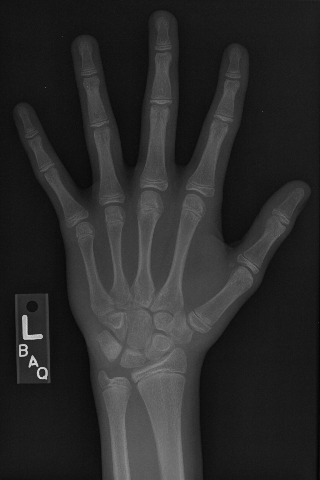
#> input picture snapshot/hand.png, 320 x 480 px
$ jupyter execute '6.Biomedical Analysis.ipynb'   (shell and % lines are left out)
#> lines starting #> are read from the running program, lines starting #| are printed output that depends on the picture; after the words box and inside, x2 and y2 are one past the last pixel; in counts of white or black regions, pixels touching at a corner belong together
# 6.Biomedical Analysis

[cell 1]
import matplotlib.pyplot as plt
import numpy as np
import pandas as pd
import imageio

[cell 2]
im = imageio.imread('snapshot/hand.png').astype('float64')
#> im: shape (480, 320) float64; min 3, max 224, mean 42

[cell 3]
print('Data type:', im.dtype)
#| Data type: float64
print('Min. value:', im.min())
#| Min. value: 3.0
print('Max value:', im.max())
#| Max value: 224.0

# Plot the grayscale image
plt.imshow(im, vmin=0, vmax=255, cmap='gray')
plt.colorbar()
plt.axis('off')
plt.tight_layout()
plt.show()
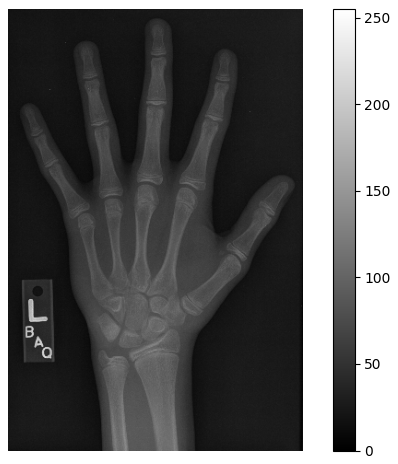
#> figure drawn by matplotlib, 2 panels

[cell 4]
import scipy.ndimage as ndi
hist = ndi.histogram(im, min=0, max=255, bins=256)
#> hist = 256 values, max 7684 at index 20, min 0 at index 0, mean 600
cdf = hist.cumsum() / hist.sum()
#> cdf = 256 values from 0 to 1
fig, axes = plt.subplots(2,1, sharex=True)
axes[0].plot(hist, label='Histogram')
axes[0].axvline(35,c="g")
axes[1].plot(cdf, label='CDF')
axes[1].axvline(35,c="g")
# plt.axis('off')
plt.tight_layout()
plt.show()
#> figure, not shown here; panel 2: curve peaks at x = 224, y = 1

[cell 5]
print(im.shape)
#| (480, 320)

[cell 6]
# Create skin and bone masks
mask_bone = im >= 75
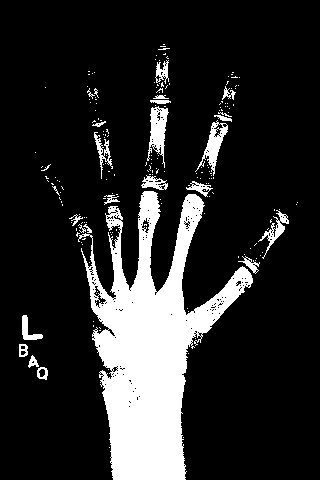
#> mask_bone: shape (480, 320) bool; 16.2% white; 193 white regions (169 under 20 px), largest, box (x1, y1, x2, y2) and area: (78, 191, 253, 480) 21130, (147, 106, 169, 168) 664, (195, 120, 228, 176) 572
mask_skin = (im >= 45) & (im < 75)
#> mask_skin: shape (480, 320) bool; 19.5% white; 261 white regions (256 under 20 px), largest, box (x1, y1, x2, y2) and area: (18, 12, 310, 480) 28493, (15, 294, 51, 384) 844, (94, 286, 106, 308) 82, (142, 218, 149, 233) 51, (184, 221, 190, 229) 20

# Plot the masks
fig, axes = plt.subplots(1,2)
axes[0].imshow(mask_skin, cmap='gray')
axes[1].imshow(mask_bone, cmap='gray')
plt.tight_layout()
plt.show()

[cell 7]
mask_bone = im >= 70
#> mask_bone: shape (480, 320) bool; 19.1% white; 175 white regions (156 under 20 px), largest, box (x1, y1, x2, y2) and area: (76, 190, 253, 480) 23266, (186, 80, 236, 197) 1485, (140, 105, 169, 191) 1298
im_bone = np.where(mask_bone, im, 0)
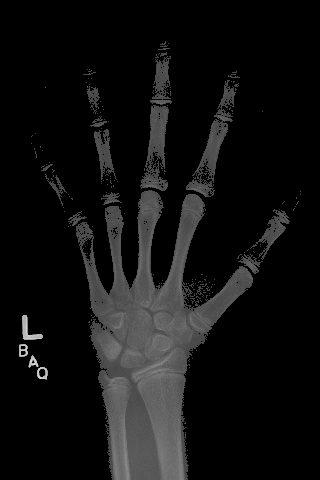
#> im_bone: shape (480, 320) float64; min 0, max 224, mean 17.1
hist = ndi.histogram(im_bone, min=1, max=255, bins=255)
#> hist = 255 values, max 995 at index 70, min 0 at index 0, mean 115.2
cdf = hist.cumsum() / hist.sum()
#> cdf = 255 values from 0 to 1
fig, axes = plt.subplots(3,1,figsize=(8,8))
axes[0].imshow(im_bone, cmap='gray')
axes[1].plot(hist)
axes[2].plot(cdf)
plt.tight_layout()
plt.show()
#> figure, not shown here; panel 2: curve peaks at x = 70, y = 995; panel 3: curve peaks at x = 223, y = 1

[cell 8]
mask_bone = im >= 70
mask_dilate = ndi.binary_dilation(mask_bone, iterations=5)
#> mask_dilate: shape (480, 320) bool; 30.1% white; 5 white regions, box (x1, y1, x2, y2) and area: (36, 36, 306, 480) 44226, (14, 310, 53, 385) 1530, (26, 128, 48, 163) 379, (40, 82, 51, 93) 61, (257, 106, 268, 117) 61
mask_closed = ndi.binary_closing(mask_bone, iterations=5)
#> mask_closed: shape (480, 320) bool; 21.4% white; 17 white regions (13 under 20 px), largest, box (x1, y1, x2, y2) and area: (68, 41, 290, 475) 31761, (19, 315, 48, 380) 650, (41, 162, 73, 206) 388, (34, 146, 43, 158) 47

fig, axes = plt.subplots(1,3)
axes[0].imshow(mask_bone, cmap='gray')
axes[1].imshow(mask_dilate, cmap='gray')
axes[2].imshow(mask_closed, cmap='gray')
plt.tight_layout()
plt.show()

[cell 9]
weights = [[0.11, 0.11, 0.11],
           [0.11, 0.11, 0.11],
           [0.11, 0.11, 0.11]]

im_filt = ndi.convolve(im, weights)

print(im.dtype,im.size,im_filt.size)
#| float64 153600 153600

fig, axes = plt.subplots(1,2)
axes[0].imshow(im, cmap='gray')
axes[1].imshow(im_filt, cmap='gray')
plt.tight_layout()
plt.show()

[cell 10]
im_s1 = ndi.gaussian_filter(im, sigma=1)
im_s3 = ndi.gaussian_filter(im, sigma=3)

fig, axes = plt.subplots(1,3)
axes[0].imshow(im >= 75, cmap='gray')
axes[1].imshow(im_s1 >= 75, cmap='gray')
axes[2].imshow(im_s3 >= 75, cmap='gray')
plt.tight_layout()
plt.show()

[cell 11]
weights = [[1, 0, -1],
           [1, 0, -1],
           [1, 0 ,-1]]

edges = ndi.convolve(im, weights)

plt.imshow(edges, cmap='seismic', vmin=-150, vmax=150)
plt.colorbar();

[cell 12]
weights = [[1, 0, 1],
           [0, 0, 0],
           [-1, -1 ,-1]]
edges = ndi.convolve(im, weights)
plt.imshow(edges, cmap='seismic', vmin=-150, vmax=150)
plt.colorbar();

[cell 13]
weights = [[1, 0, -1],
           [1, 0, -1],
           [1, 0 ,-1]]
bone_edges = ndi.convolve(im_bone, weights)
plt.imshow(bone_edges, cmap='seismic', vmin=-150, vmax=150)
plt.colorbar();

[cell 14]
weights = [[1, 0, 1],
           [0, 0, 0],
           [-1, -1 ,-1]]
edges = ndi.convolve(im_bone, weights)
plt.imshow(edges, cmap='seismic', vmin=-150, vmax=150)
plt.colorbar();

[cell 15]
sobel_ax0 = ndi.sobel(im.astype('float64'), axis=0)
sobel_ax1 = ndi.sobel(im.astype('float64'), axis=1)

edges = np.sqrt(np.square(sobel_ax0) + np.square(sobel_ax1))

plt.imshow(edges, cmap='gray', vmax=75);

[cell 16]
sobel_ax0 = ndi.sobel(im.astype('uint64'), axis=0)
sobel_ax1 = ndi.sobel(im.astype('uint64'), axis=1)

edges = np.sqrt(np.square(sobel_ax0) + np.square(sobel_ax1))

plt.imshow(edges, cmap='gray', vmax=75);

[cell 17]
im_sobel_0=ndi.sobel(im_bone.astype('uint64'), axis=0)
#> im_sobel_0: shape (480, 320) uint64; 438 distinct labels, from 0 to 834
plt.imshow(im_sobel_0, cmap='gray',vmax=75);

[cell 18]
im_sobel_1=ndi.sobel(im_bone.astype('uint64'), axis=1)
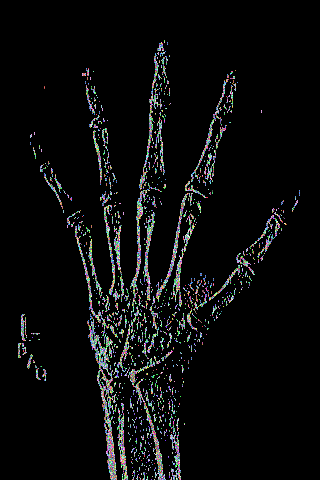
#> im_sobel_1: shape (480, 320) uint64; 519 distinct labels, from 0 to 837; one colour per label, 0 black
plt.imshow(im_sobel_1, cmap='gray', vmax=75);

[cell 19]
im_filt.min(),im_filt.max()
#> Out = (6.6, 195.7)

[cell 20]
im_filt = ndi.median_filter(im, size=3)
range_filter = np.arange(im_filt.min(),im_filt.max(),20)
range_filter = range_filter[1:-2] # drop first & last element
#> range_filter = [25, 45, 65, 85, 105, 125, 145, 165]
print(len(range_filter))
#| 8
range_filter
#> Out = [25, 45, 65, 85, 105, 125, 145, 165]

[cell 21]
fig, axe = plt.subplots(ncols=4,nrows=2,figsize=(15,8))
labels_array = np.empty_like(range_filter)
for i, axe in enumerate(axe.flatten()):
    mask_start = np.where(im_filt > range_filter[i], 1, 0)
    mask = ndi.binary_closing(mask_start)
    labels, nlabels = ndi.label(mask)
    labels_array[i] = nlabels
    overlay = np.where(labels > 0, labels, np.nan)
    axe.imshow(im)
    axe.imshow(overlay, cmap='rainbow', alpha=0.75);
    axe.set_title('Min. Filter:%d Num. Labels: %d'% (range_filter[i],nlabels))
#> this loop made 8 passes
#> nlabels on passes 1 to 8: 167, 7, 24, 49, 26, 10, 4, 5
#> pass 1, `labels, nlabels = ndi.label(mask)`:
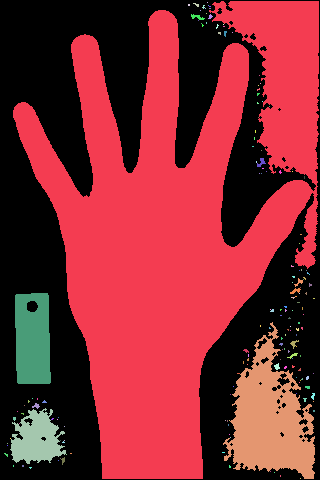
#> labels: shape (480, 320) int32; 168 distinct labels, from 0 to 167; one colour per label, 0 black
#> after the loop:
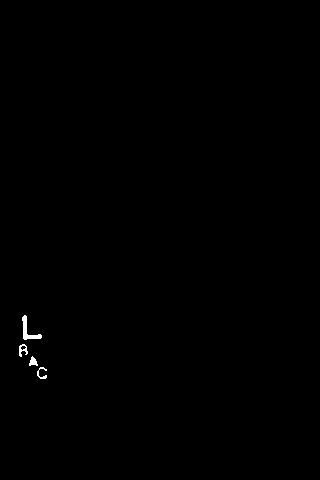
#> mask: shape (480, 320) bool; 0.21% white; 4 white regions, box (x1, y1, x2, y2) and area: (22, 315, 42, 340) 164, (19, 344, 28, 357) 60, (29, 356, 38, 366) 54, (37, 367, 47, 379) 49
#> after the loop: mask_start: shape (480, 320) int64; values 0 (black) and 1 (white), 0.21% white; 4 white regions, box (x1, y1, x2, y2) and area: (22, 315, 42, 340) 164, (19, 344, 28, 357) 58, (29, 356, 38, 366) 51, (37, 367, 47, 379) 49
#> after the loop, labels_array = [167, 7, 24, 49, 26, 10, 4, 5]

plt.tight_layout()
plt.show()
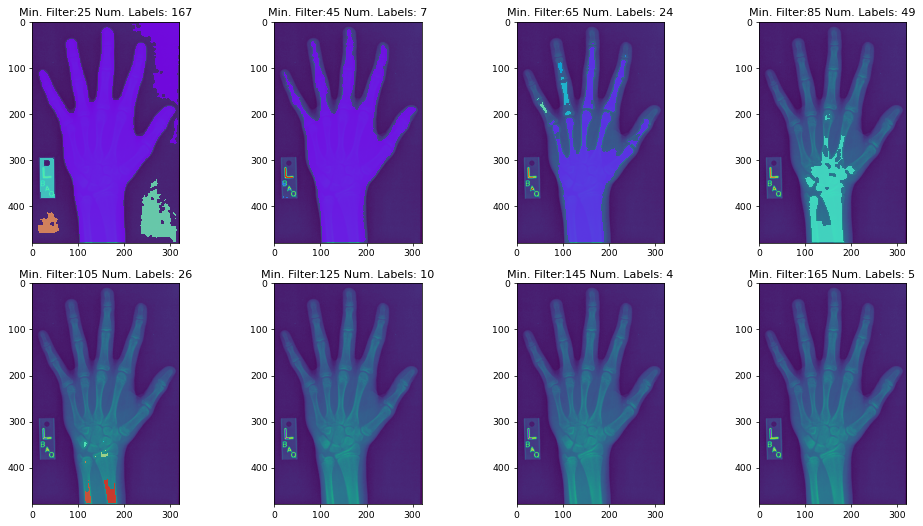
#> figure drawn by matplotlib, 8 panels

[cell 22]
print(labels_array)
#| [167.   7.  24.  49.  26.  10.   4.   5.]
select_size = 2
select_range = labels_array.argsort()[-select_size-1:-1][::-1]
#> select_range = [3, 4]
select_range
#> Out = [3, 4]

[cell 23]
range_filter_2 = range_filter[select_range]
#> range_filter_2 = [85, 105]
range_filter_2
#> Out = [85, 105]

[cell 24]
range_filter_2 = np.arange(range_filter_2.min(),range_filter_2.max(),2)
range_filter_2 = range_filter_2
print(len(range_filter_2))
#| 10
range_filter_2

[cell 25]
fig, axe = plt.subplots(ncols=5,nrows=2,figsize=(15,8))

im_filt = ndi.median_filter(im, size=3)
for i, axe in enumerate(axe.flatten()):
    mask_start = np.where(im_filt > range_filter_2[i], 1, 0)
    mask = ndi.binary_closing(mask_start)
    labels, nlabels = ndi.label(mask)
    overlay = np.where(labels > 0, labels, np.nan)
    axe.imshow(im)
#     axe.axis('off')
    axe.imshow(overlay, cmap='rainbow', alpha=0.75);
    axe.set_title('Min. Filter:%d Num. Labels: %d'% (range_filter_2[i],nlabels))
#> this loop made 10 passes
#> nlabels on passes 1 to 10: 49, 44, 50, 52, 32, 40, 43, 38, 42, 33
#> pass 1, `labels, nlabels = ndi.label(mask)`:
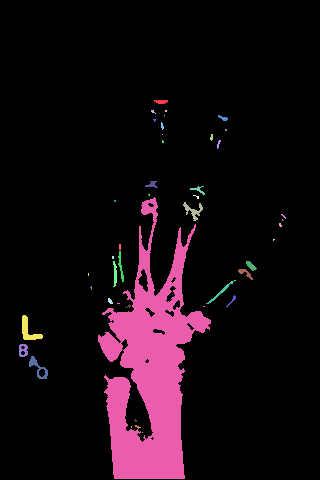
#> labels: shape (480, 320) int32; 50 distinct labels, from 0 to 49; one colour per label, 0 black
#> pass 1, `overlay = np.where(labels > 0, labels, np.nan)`:
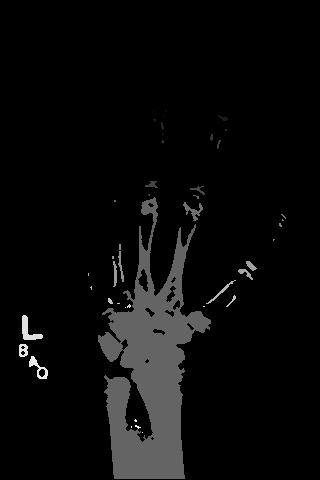
#> overlay: shape (480, 320) float64; 90.07% of the values are NaN or infinite; the others: min 1, max 49, mean 20.93; drawn with min black, max white, NaN and infinite black
#> after the loop: mask: shape (480, 320) bool; 2.6% white; 30 white regions (17 under 20 px), largest, box (x1, y1, x2, y2) and area: (150, 416, 184, 479) 1308, (111, 411, 130, 479) 794, (132, 353, 175, 390) 580
#> after the loop:
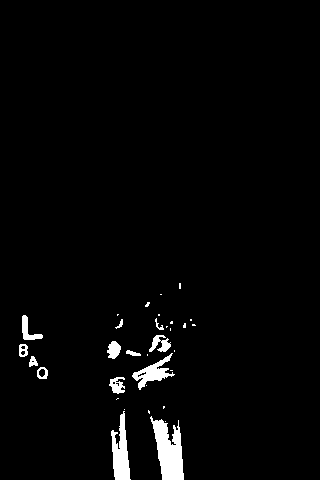
#> mask_start: shape (480, 320) int64; values 0 (black) and 1 (white), 2.5% white; 33 white regions (20 under 20 px), largest, box (x1, y1, x2, y2) and area: (150, 416, 184, 480) 1304, (111, 411, 131, 480) 794, (132, 353, 175, 390) 544

plt.tight_layout()
plt.savefig('snapshot/biomedical_bones_detection.jpg',bbox_inches='tight')
plt.show()

[cell 26]
# 95 min
mask_start = np.where(im_filt > 95, 1, 0)
mask = ndi.binary_closing(mask_start)
labels, nlabels = ndi.label(mask)
#> nlabels = 40
nlabels
#> Out = 40

[cell 27]
lv_val = labels[360, 134]
#> lv_val = 36
lv_mask = np.where(labels == lv_val, 1, np.nan)
plt.subplot(121)
plt.imshow(lv_mask>0, )
plt.subplot(122)
plt.imshow(im_filt)
plt.imshow(lv_mask, cmap='rainbow')
plt.show()

[cell 28]
labels, nlabels = ndi.label(mask)
lv_val = labels[360, 134]
lv_mask = np.where(labels == lv_val, 1, 0)

bboxes = ndi.find_objects(lv_mask)
#> bboxes = 1 item
print('Number of objects:', len(bboxes))
#| Number of objects: 1
print('Box :', bboxes[0])
#| Box : (slice(344, 366, None), slice(121, 143, None))

[cell 29]
im_lv = im[bboxes[0]]
print(im_lv.shape)
#| (22, 22)
plt.imshow(im_lv);

[cell 30]
up0 = ndi.zoom(im, zoom=4, order=0)
up5 = ndi.zoom(im, zoom=4, order=5)

print('Original shape: %s, upsampled  shapes: %s' % (up0.shape,up5.shape))
#| Original shape: (1920, 1280), upsampled  shapes: (1920, 1280)
